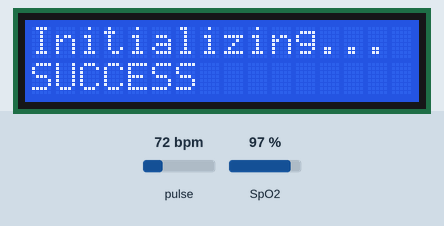
A sketch run on a simulated Arduino Uno, built with avr-gcc and run on an emulated ATmega328P. Parts: 16×2 character LCD. Inputs (shaded band) come from the test bench; at power-on: pulse 72 bpm, SpO2 97 %.

Above: at 5.6 s.
5.7 s: pulse set to 42 bpm
At 14.8 s:
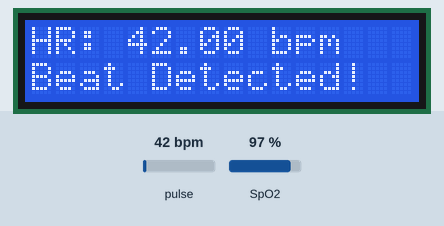
15.6 s: SpO2 set to 80 %
At 18.59 s:
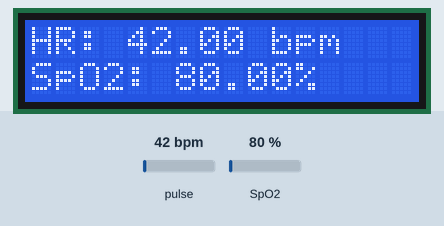
20.2 s: pulse set to 70 bpm
At 24.7 s:
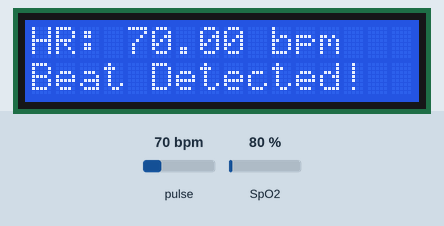
25.4 s: SpO2 set to 85 %
At 28.9 s:
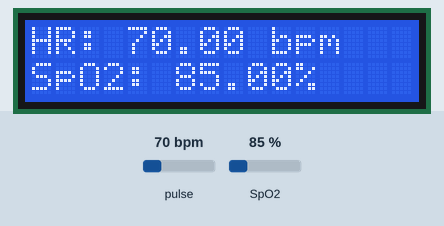
Timing chart, 0 to 30.4 s (numbered marks = the images above; inputs shaded):
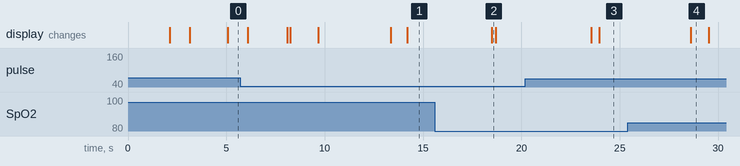

Measured:
- after the input at 15.6 s, the display: changes after 2.9 s (image 2)
- after the input at 20.2 s, the display: first changes after 3.3 s (image 3 shows a later state)
- after the input at 25.4 s, the display: changes after 3.2 s (image 4)

The sketch:

ResQband.ino
```cpp
#include <Wire.h>
#include <LiquidCrystal_I2C.h>  // Include the I2C LCD library
#include "MAX30100_PulseOximeter.h"

#define REPORTING_PERIOD_MS     5000
#define RETRY_PERIOD_MS         5000

// Create a PulseOximeter object
PulseOximeter pox;

// Create an LCD object with the I2C address (e.g., 0x27) and dimensions (16x2)
LiquidCrystal_I2C lcd(0x27, 16, 2);

// Time tracking variables
uint32_t tsLastReport = 0;
uint32_t tsLastInitAttempt = 0;

// Variables to store pulse and oxygen readings
float pulse = 0;
float oxgn = 0;

// Sensor initialization status
bool sensorInitialized = false;

// Callback routine is executed when a pulse is detected
void onBeatDetected() {
    lcd.setCursor(0, 1);  // Set cursor to the second line
    lcd.print("Beat Detected!   ");
}

void setup() {
    lcd.init();            // Initialize the LCD
    lcd.backlight();       // Turn on the backlight
    lcd.setCursor(0, 0);
    lcd.print("MAX30100 Pulse");
    lcd.setCursor(0, 1);
    lcd.print("Oximeter Init...");
    delay(2000);
    lcd.clear();

    // Initial attempt to initialize the sensor
    initializeSensor();
}

bool initializeSensor() {
    lcd.setCursor(0, 0);
    lcd.print("Initializing...");

    // Initialize sensor
    if (!pox.begin()) {
        lcd.setCursor(0, 1);
        lcd.print("FAILED          ");
        return false;
    } else {
        lcd.setCursor(0, 1);
        lcd.print("SUCCESS         ");
        delay(1000);
        lcd.clear();

        pox.setIRLedCurrent(MAX30100_LED_CURR_46_8MA);

        // Register a callback routine
        pox.setOnBeatDetectedCallback(onBeatDetected);
        return true;
    }
}

void loop() {
    if (sensorInitialized) {
        pox.update();

        // Debugging: Check raw data
        Serial.print("IR: ");
        Serial.print(pox.getIR());
        Serial.print(" / RED: ");
        Serial.println(pox.getRed());

        // Grab the updated heart rate and SpO2 levels
        if (millis() - tsLastReport > REPORTING_PERIOD_MS) {
            pulse = pox.getHeartRate();
            oxgn = pox.getSpO2();

            lcd.setCursor(0, 0);
            lcd.print("HR: ");
            lcd.print(pulse);
            lcd.print(" bpm  ");

            lcd.setCursor(0, 1);
            lcd.print("SpO2: ");
            lcd.print(oxgn);
            lcd.print("%     ");

            tsLastReport = millis();
        }
    } else if (millis() - tsLastInitAttempt > RETRY_PERIOD_MS) {
        lcd.setCursor(0, 0);
        lcd.print("Retrying Init.. ");
        sensorInitialized = initializeSensor();
        tsLastInitAttempt = millis();

        if (sensorInitialized) {
            lcd.setCursor(0, 1);
            lcd.print("Init Successful!");
            delay(2000);
            lcd.clear();
        }
    }

    delay(100);  // Stabilize sensor readings
}
```
